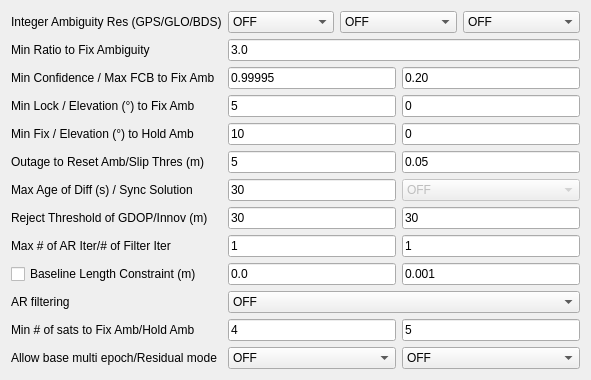
     <widget class="QWidget" name="TabSheet2">
      <property name="toolTip">
       <string/>
      </property>
      <attribute name="title">
       <string>Setting&amp;2</string>
      </attribute>
      <layout class="QGridLayout" name="gridLayout_2">
       <item row="3" column="3" colspan="2">
        <widget class="QLineEdit" name="ElMaskAR">
         <property name="enabled">
          <bool>true</bool>
         </property>
         <property name="toolTip">
          <string/>
         </property>
         <property name="text">
          <string>0</string>
         </property>
        </widget>
       </item>
       <item row="10" column="1" colspan="4">
        <widget class="QComboBox" name="ARFilter">
         <item>
          <property name="text">
           <string>OFF</string>
          </property>
         </item>
         <item>
          <property name="text">
           <string>ON</string>
          </property>
         </item>
        </widget>
       </item>
       <item row="5" column="0">
        <widget class="QLabel" name="Label22">
         <property name="enabled">
          <bool>true</bool>
         </property>
         <property name="toolTip">
          <string/>
         </property>
         <property name="text">
          <string>Outage to Reset Amb/Slip Thres (m)</string>
         </property>
        </widget>
       </item>
       <item row="7" column="1" colspan="2">
        <widget class="QLineEdit" name="RejectGdop">
         <property name="enabled">
          <bool>true</bool>
         </property>
         <property name="toolTip">
          <string/>
         </property>
         <property name="text">
          <string>30</string>
         </property>
        </widget>
       </item>
       <item row="2" column="1" colspan="2">
        <widget class="QLineEdit" name="ThresAR2">
         <property name="enabled">
          <bool>true</bool>
         </property>
         <property name="toolTip">
          <string/>
         </property>
         <property name="text">
          <string>0.99995</string>
         </property>
        </widget>
       </item>
       <item row="1" column="1" colspan="4">
        <widget class="QLineEdit" name="ValidThresAR">
         <property name="enabled">
          <bool>true</bool>
         </property>
         <property name="toolTip">
          <string/>
         </property>
         <property name="text">
          <string>3.0</string>
         </property>
        </widget>
       </item>
       <item row="11" column="0">
        <widget class="QLabel" name="label_2">
         <property name="text">
          <string>Min # of sats to Fix Amb/Hold Amb </string>
         </property>
        </widget>
       </item>
       <item row="0" column="1">
        <widget class="QComboBox" name="AmbRes">
         <property name="enabled">
          <bool>true</bool>
         </property>
         <property name="toolTip">
          <string/>
         </property>
         <item>
          <property name="text">
           <string>OFF</string>
          </property>
         </item>
         <item>
          <property name="text">
           <string>Continuous</string>
          </property>
         </item>
         <item>
          <property name="text">
           <string>Instantaneous</string>
          </property>
         </item>
         <item>
          <property name="text">
           <string>Fix and Hold</string>
          </property>
         </item>
         <item>
          <property name="text">
           <string>PPP-AR</string>
          </property>
         </item>
        </widget>
       </item>
       <item row="5" column="3" colspan="2">
        <widget class="QLineEdit" name="SlipThres">
         <property name="enabled">
          <bool>true</bool>
         </property>
         <property name="toolTip">
          <string/>
         </property>
         <property name="text">
          <string>0.05</string>
         </property>
        </widget>
       </item>
       <item row="8" column="1" colspan="2">
        <widget class="QLineEdit" name="ARIter">
         <property name="enabled">
          <bool>true</bool>
         </property>
         <property name="toolTip">
          <string/>
         </property>
         <property name="text">
          <string>1</string>
         </property>
        </widget>
       </item>
       <item row="6" column="3" colspan="2">
        <widget class="QComboBox" name="SyncSol">
         <property name="enabled">
          <bool>false</bool>
         </property>
         <property name="toolTip">
          <string/>
         </property>
         <item>
          <property name="text">
           <string>OFF</string>
          </property>
         </item>
         <item>
          <property name="text">
           <string>ON</string>
          </property>
         </item>
         <item>
          <property name="text">
           <string>Auto Calibration</string>
          </property>
         </item>
        </widget>
       </item>
       <item row="9" column="1" colspan="2">
        <widget class="QLineEdit" name="BaselineLen">
         <property name="enabled">
          <bool>true</bool>
         </property>
         <property name="toolTip">
          <string/>
         </property>
         <property name="text">
          <string>0.0</string>
         </property>
        </widget>
       </item>
       <item row="8" column="0">
        <widget class="QLabel" name="Label37">
         <property name="enabled">
          <bool>true</bool>
         </property>
         <property name="toolTip">
          <string/>
         </property>
         <property name="text">
          <string>Max # of AR Iter/# of Filter Iter</string>
         </property>
        </widget>
       </item>
       <item row="4" column="0">
        <widget class="QLabel" name="LabelHold">
         <property name="enabled">
          <bool>true</bool>
         </property>
         <property name="toolTip">
          <string/>
         </property>
         <property name="text">
          <string>Min Fix / Elevation (°) to Hold Amb</string>
         </property>
        </widget>
       </item>
       <item row="0" column="2" colspan="2">
        <widget class="QComboBox" name="GloAmbRes">
         <property name="enabled">
          <bool>true</bool>
         </property>
         <property name="toolTip">
          <string/>
         </property>
         <item>
          <property name="text">
           <string>OFF</string>
          </property>
         </item>
         <item>
          <property name="text">
           <string>ON</string>
          </property>
         </item>
         <item>
          <property name="text">
           <string>Auto Calibration</string>
          </property>
         </item>
         <item>
          <property name="text">
           <string>Fix and Hold</string>
          </property>
         </item>
        </widget>
       </item>
       <item row="11" column="3" colspan="2">
        <widget class="QLineEdit" name="MinHoldSats">
         <property name="text">
          <string>5</string>
         </property>
        </widget>
       </item>
       <item row="4" column="1" colspan="2">
        <widget class="QLineEdit" name="FixCntHoldAmb">
         <property name="enabled">
          <bool>true</bool>
         </property>
         <property name="toolTip">
          <string/>
         </property>
         <property name="text">
          <string>10</string>
         </property>
        </widget>
       </item>
       <item row="3" column="0">
        <widget class="QLabel" name="Label13">
         <property name="enabled">
          <bool>true</bool>
         </property>
         <property name="toolTip">
          <string/>
         </property>
         <property name="text">
          <string>Min Lock / Elevation (°) to Fix Amb</string>
         </property>
        </widget>
       </item>
       <item row="7" column="3" colspan="2">
        <widget class="QLineEdit" name="RejectThres">
         <property name="enabled">
          <bool>true</bool>
         </property>
         <property name="toolTip">
          <string/>
         </property>
         <property name="text">
          <string>30</string>
         </property>
        </widget>
       </item>
       <item row="6" column="0">
        <widget class="QLabel" name="Label14">
         <property name="enabled">
          <bool>true</bool>
         </property>
         <property name="toolTip">
          <string/>
         </property>
         <property name="text">
          <string>Max Age of Diff (s) / Sync Solution</string>
         </property>
        </widget>
       </item>
       <item row="5" column="1" colspan="2">
        <widget class="QLineEdit" name="OutCntResetAmb">
         <property name="enabled">
          <bool>true</bool>
         </property>
         <property name="toolTip">
          <string/>
         </property>
         <property name="text">
          <string>5</string>
         </property>
        </widget>
       </item>
       <item row="1" column="0">
        <widget class="QLabel" name="LabelRatio">
         <property name="enabled">
          <bool>true</bool>
         </property>
         <property name="toolTip">
          <string/>
         </property>
         <property name="text">
          <string>Min Ratio to Fix Ambiguity</string>
         </property>
        </widget>
       </item>
       <item row="2" column="3" colspan="2">
        <widget class="QLineEdit" name="ThresAR3">
         <property name="enabled">
          <bool>true</bool>
         </property>
         <property name="toolTip">
          <string/>
         </property>
         <property name="text">
          <string>0.20</string>
         </property>
        </widget>
       </item>
       <item row="8" column="3" colspan="2">
        <widget class="QLineEdit" name="NumIter">
         <property name="enabled">
          <bool>true</bool>
         </property>
         <property name="toolTip">
          <string/>
         </property>
         <property name="text">
          <string>1</string>
         </property>
        </widget>
       </item>
       <item row="9" column="3" colspan="2">
        <widget class="QLineEdit" name="BaselineSig">
         <property name="enabled">
          <bool>true</bool>
         </property>
         <property name="toolTip">
          <string/>
         </property>
         <property name="text">
          <string>0.001</string>
         </property>
        </widget>
       </item>
       <item row="7" column="0">
        <widget class="QLabel" name="Label11">
         <property name="enabled">
          <bool>true</bool>
         </property>
         <property name="toolTip">
          <string/>
         </property>
         <property name="text">
          <string>Reject Threshold of GDOP/Innov (m)</string>
         </property>
        </widget>
       </item>
       <item row="9" column="0">
        <widget class="QCheckBox" name="BaselineConst">
         <property name="toolTip">
          <string/>
         </property>
         <property name="text">
          <string>Baseline Length Constraint (m)</string>
         </property>
         <property name="checked">
          <bool>false</bool>
         </property>
        </widget>
       </item>
       <item row="4" column="3" colspan="2">
        <widget class="QLineEdit" name="ElMaskHold">
         <property name="enabled">
          <bool>true</bool>
         </property>
         <property name="toolTip">
          <string/>
         </property>
         <property name="text">
          <string>0</string>
         </property>
        </widget>
       </item>
       <item row="6" column="1" colspan="2">
        <widget class="QLineEdit" name="MaxAgeDiff">
         <property name="enabled">
          <bool>true</bool>
         </property>
         <property name="toolTip">
          <string/>
         </property>
         <property name="text">
          <string>30</string>
         </property>
        </widget>
       </item>
       <item row="11" column="1" colspan="2">
        <widget class="QLineEdit" name="MinFixSats">
         <property name="text">
          <string>4</string>
         </property>
        </widget>
       </item>
       <item row="0" column="4">
        <widget class="QComboBox" name="BdsAmbRes">
         <property name="enabled">
          <bool>true</bool>
         </property>
         <property name="toolTip">
          <string/>
         </property>
         <item>
          <property name="text">
           <string>OFF</string>
          </property>
         </item>
         <item>
          <property name="text">
           <string>ON</string>
          </property>
         </item>
         <item>
          <property name="text">
           <string>Auto Calibration</string>
          </property>
         </item>
        </widget>
       </item>
       <item row="3" column="1" colspan="2">
        <widget class="QLineEdit" name="LockCntFixAmb">
         <property name="enabled">
          <bool>true</bool>
         </property>
         <property name="toolTip">
          <string/>
         </property>
         <property name="text">
          <string>5</string>
         </property>
        </widget>
       </item>
       <item row="10" column="0">
        <widget class="QLabel" name="label">
         <property name="text">
          <string>AR filtering</string>
         </property>
        </widget>
       </item>
       <item row="0" column="0">
        <widget class="QLabel" name="Label25">
         <property name="enabled">
          <bool>true</bool>
         </property>
         <property name="toolTip">
          <string/>
         </property>
         <property name="text">
          <string>Integer Ambiguity Res (GPS/GLO/BDS)</string>
         </property>
        </widget>
       </item>
       <item row="2" column="0">
        <widget class="QLabel" name="LabelConf">
         <property name="enabled">
          <bool>true</bool>
         </property>
         <property name="toolTip">
          <string/>
         </property>
         <property name="text">
          <string>Min Confidence / Max FCB to Fix Amb</string>
         </property>
        </widget>
       </item>
       <item row="12" column="0">
        <widget class="QLabel" name="label_3">
         <property name="text">
          <string>Allow base multi epoch/Residual mode</string>
         </property>
        </widget>
       </item>
       <item row="12" column="1" colspan="2">
        <widget class="QComboBox" name="BaseMultiEpoch">
         <item>
          <property name="text">
           <string>OFF</string>
          </property>
         </item>
         <item>
          <property name="text">
           <string>ON</string>
          </property>
         </item>
        </widget>
       </item>
       <item row="12" column="3" colspan="2">
        <widget class="QComboBox" name="ResidMode">
         <item>
          <property name="text">
           <string>OFF</string>
          </property>
         </item>
         <item>
          <property name="text">
           <string>ON</string>
          </property>
         </item>
        </widget>
       </item>
      </layout>
     </widget>
